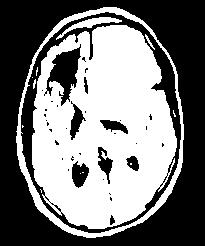
#> input picture MATLAB Version/otsu_matlab/train/yes/Y105.jpg, 205 x 246 px, given in place of test.jpg, which was not available
$ python image_function.py
#> lines starting #> are read from the running program, lines starting #| are printed output that depends on the picture; after the words box and inside, x2 and y2 are one past the last pixel; in counts of white or black regions, pixels touching at a corner belong together; pictures that were not available may be replaced by others from this repository, and a replacement may not be noted
import glob
import cv2
import os
from skimage.filters import threshold_otsu, threshold_niblack, threshold_sauvola
import matplotlib.pyplot as plt
import matplotlib
import numpy as np

matplotlib.rcParams['font.size'] = 9

TRAIN_PATH_YES = 'brain_tumor_output/train/yes/'

def otsu_thresh(file, img_width, img_height):
    '''
    Konversi image menjadi binary menggunakan metode Otsu Thresholding

    Parameters
    ----------
    file: string
        Path ke file image yang kita inginkan

    img_width: int
        Size untuk width gambar kita

    img_height: int
        Size untuk height gambar kita

    Returns
    -------
    binary_global: Boolean
        masih belum tahu hehe
    '''
#> called with file = 'test.jpg', img_width = 224, img_height = 224

    image = cv2.imread(file, 0)
#> image is the input picture: shape (246, 205); min 0, max 255, mean 121.4
    image = cv2.resize(image, (img_width, img_height))
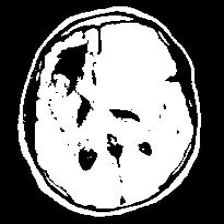
#> image: shape (224, 224); min 0, max 255, mean 121.4

    return cv2.threshold(image, 0, 255, cv2.THRESH_BINARY + cv2.THRESH_OTSU)[1]
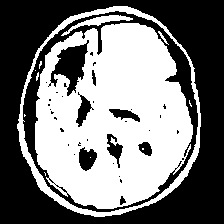
#> returned value: shape (224, 224); 47.8% white; 12 white regions (8 under 20 px), largest, box (x1, y1, x2, y2) and area: (35, 23, 193, 209) 20692, (17, 6, 201, 217) 2830, (61, 15, 133, 36) 353, (158, 31, 169, 45) 35


# [65 lines left out: functions niblack_thresh, sauvola_thresh, not called in this run]

# Disini apply function ke satu file gambar

# gambar = niblack_thresh('test.jpg', 224, 224, 25)
# gambar = sauvola_thresh('test.jpg', 224, 224, 25)
gambar = otsu_thresh('test.jpg', 224, 224)
filename = 'test_otsu_baru_lagi.jpg'
cv2.imwrite(filename, gambar)
# print(gambar)


plt.imshow(gambar, cmap='gray')
plt.show()
plt.axis('off')

$ run again, on MATLAB Version/otsu_matlab/train/yes/Y169.jpg
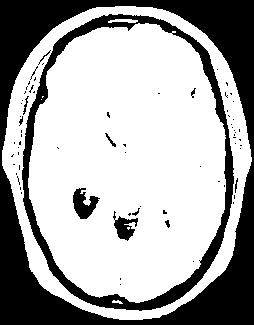
#> input picture MATLAB Version/otsu_matlab/train/yes/Y169.jpg, 254 x 325 px, given in place of test.jpg, which was not available
#> in otsu_thresh, image is the input picture: shape (325, 254); min 0, max 255, mean 168.1
#> in otsu_thresh, `image = cv2.resize(image, (img_width, img_height))`:
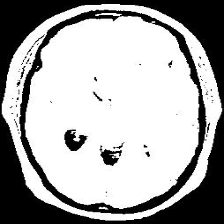
#> image: shape (224, 224); min 0, max 255, mean 168
#> in otsu_thresh, `return cv2.threshold(image, 0, 255, cv2.THRESH_BINARY + cv2.THRESH_OTS..`:
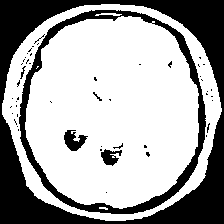
#> returned value: shape (224, 224); 65.9% white; 51 black regions (45 under 20 px), largest, box (x1, y1, x2, y2) and area: (0, 0, 224, 224) 12394, (19, 10, 206, 214) 3999, (64, 130, 88, 151) 284, (101, 149, 122, 166) 204, (20, 66, 26, 79) 25, (93, 92, 102, 101) 23

$ run again, on MATLAB Version/otsu_matlab/train/yes/Y192.JPG
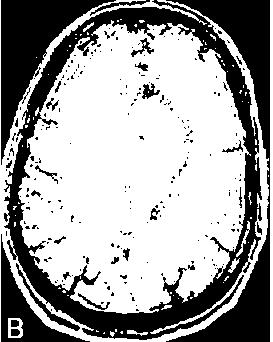
#> input picture MATLAB Version/otsu_matlab/train/yes/Y192.JPG, 273 x 342 px, given in place of test.jpg, which was not available
#> in otsu_thresh, image is the input picture: shape (342, 273); min 0, max 255, mean 160.6
#> in otsu_thresh, `image = cv2.resize(image, (img_width, img_height))`:
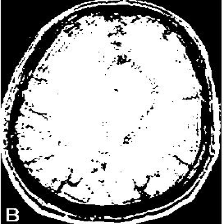
#> image: shape (224, 224); min 0, max 255, mean 160.6
#> in otsu_thresh, `return cv2.threshold(image, 0, 255, cv2.THRESH_BINARY + cv2.THRESH_OTS..`:
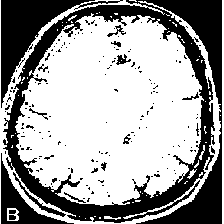
#> returned value: shape (224, 224); 62.8% white; 178 black regions (163 under 20 px), largest, box (x1, y1, x2, y2) and area: (3, 0, 222, 224) 12872, (1, 0, 123, 108) 3236, (1, 153, 74, 224) 1260

$ run again, on MATLAB Version/otsu_matlab/train/yes/Y242.JPG
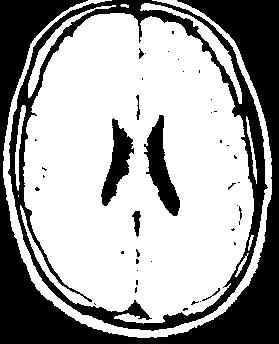
#> input picture MATLAB Version/otsu_matlab/train/yes/Y242.JPG, 279 x 344 px, given in place of test.jpg, which was not available
#> in otsu_thresh, image is the input picture: shape (344, 279); min 0, max 255, mean 163
#> in otsu_thresh, `image = cv2.resize(image, (img_width, img_height))`:
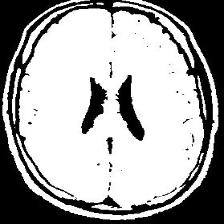
#> image: shape (224, 224); min 0, max 255, mean 163
#> in otsu_thresh, `return cv2.threshold(image, 0, 255, cv2.THRESH_BINARY + cv2.THRESH_OTS..`:
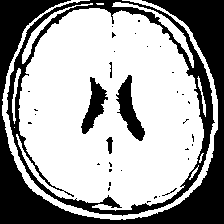
#> returned value: shape (224, 224); 64% white; 36 black regions (29 under 20 px), largest, box (x1, y1, x2, y2) and area: (0, 0, 224, 224) 11208, (6, 0, 215, 216) 5189, (116, 75, 145, 141) 798
